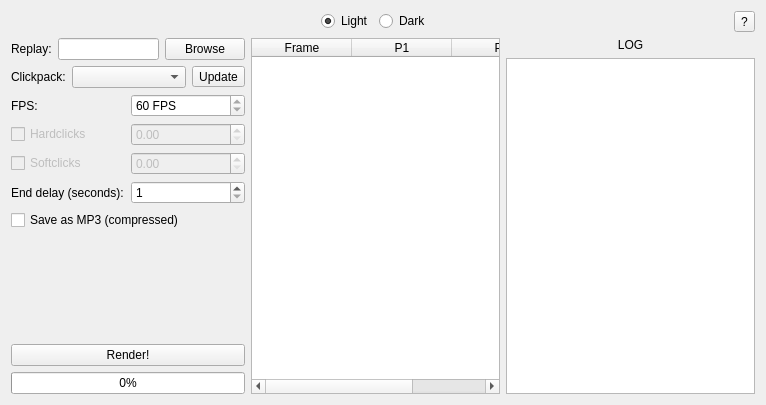
<?xml version="1.0" encoding="UTF-8"?>
<ui version="4.0">
 <class>Form</class>
 <widget class="QWidget" name="Form">
  <property name="geometry">
   <rect>
    <x>0</x>
    <y>0</y>
    <width>766</width>
    <height>405</height>
   </rect>
  </property>
  <property name="windowTitle">
   <string>Toby's Clickbot</string>
  </property>
  <layout class="QVBoxLayout" name="verticalLayout_3">
   <item>
    <layout class="QHBoxLayout" name="theme_layout">
     <item>
      <widget class="QLabel" name="icon">
       <property name="text">
        <string/>
       </property>
      </widget>
     </item>
     <item>
      <spacer name="spacer_1">
       <property name="orientation">
        <enum>Qt::Horizontal</enum>
       </property>
       <property name="sizeHint" stdset="0">
        <size>
         <width>40</width>
         <height>20</height>
        </size>
       </property>
      </spacer>
     </item>
     <item>
      <widget class="QRadioButton" name="light_checkbox">
       <property name="sizePolicy">
        <sizepolicy hsizetype="Maximum" vsizetype="Fixed">
         <horstretch>0</horstretch>
         <verstretch>0</verstretch>
        </sizepolicy>
       </property>
       <property name="text">
        <string>Light</string>
       </property>
       <property name="checked">
        <bool>true</bool>
       </property>
      </widget>
     </item>
     <item>
      <widget class="QRadioButton" name="dark_checkbox">
       <property name="sizePolicy">
        <sizepolicy hsizetype="Maximum" vsizetype="Fixed">
         <horstretch>0</horstretch>
         <verstretch>0</verstretch>
        </sizepolicy>
       </property>
       <property name="text">
        <string>Dark</string>
       </property>
      </widget>
     </item>
     <item>
      <spacer name="spacer_2">
       <property name="orientation">
        <enum>Qt::Horizontal</enum>
       </property>
       <property name="sizeHint" stdset="0">
        <size>
         <width>40</width>
         <height>20</height>
        </size>
       </property>
      </spacer>
     </item>
     <item>
      <widget class="QToolButton" name="about_button">
       <property name="text">
        <string>?</string>
       </property>
      </widget>
     </item>
    </layout>
   </item>
   <item>
    <layout class="QHBoxLayout" name="main_layout">
     <item>
      <layout class="QVBoxLayout" name="settings_layout">
       <item>
        <layout class="QHBoxLayout" name="replay_layout">
         <item>
          <widget class="QLabel" name="replay_label">
           <property name="text">
            <string>Replay:</string>
           </property>
          </widget>
         </item>
         <item>
          <widget class="QLineEdit" name="replay_lineedit">
           <property name="readOnly">
            <bool>true</bool>
           </property>
          </widget>
         </item>
         <item>
          <widget class="QPushButton" name="browse_button">
           <property name="text">
            <string>Browse</string>
           </property>
          </widget>
         </item>
        </layout>
       </item>
       <item>
        <layout class="QHBoxLayout" name="clickpack_layout">
         <item>
          <widget class="QLabel" name="clickpack_label">
           <property name="sizePolicy">
            <sizepolicy hsizetype="Maximum" vsizetype="Preferred">
             <horstretch>0</horstretch>
             <verstretch>0</verstretch>
            </sizepolicy>
           </property>
           <property name="text">
            <string>Clickpack:</string>
           </property>
          </widget>
         </item>
         <item>
          <widget class="QComboBox" name="clickpack_combo"/>
         </item>
         <item>
          <widget class="QToolButton" name="update_button">
           <property name="text">
            <string>Update</string>
           </property>
          </widget>
         </item>
        </layout>
       </item>
       <item>
        <layout class="QHBoxLayout" name="fps_layout">
         <item>
          <widget class="QLabel" name="fps_label">
           <property name="text">
            <string>FPS:</string>
           </property>
          </widget>
         </item>
         <item>
          <widget class="QSpinBox" name="fps_spinbox">
           <property name="readOnly">
            <bool>true</bool>
           </property>
           <property name="suffix">
            <string> FPS</string>
           </property>
           <property name="minimum">
            <number>1</number>
           </property>
           <property name="maximum">
            <number>10000</number>
           </property>
           <property name="value">
            <number>60</number>
           </property>
          </widget>
         </item>
        </layout>
       </item>
       <item>
        <layout class="QHBoxLayout" name="hardclicks_layout">
         <item>
          <widget class="QCheckBox" name="hc_checkbox">
           <property name="enabled">
            <bool>false</bool>
           </property>
           <property name="text">
            <string>Hardclicks</string>
           </property>
          </widget>
         </item>
         <item>
          <widget class="QDoubleSpinBox" name="hc_spinbox">
           <property name="enabled">
            <bool>false</bool>
           </property>
           <property name="maximum">
            <double>10000.000000000000000</double>
           </property>
           <property name="singleStep">
            <double>0.500000000000000</double>
           </property>
          </widget>
         </item>
        </layout>
       </item>
       <item>
        <layout class="QHBoxLayout" name="softclicks_layout">
         <item>
          <widget class="QCheckBox" name="sc_checkbox">
           <property name="enabled">
            <bool>false</bool>
           </property>
           <property name="text">
            <string>Softclicks</string>
           </property>
          </widget>
         </item>
         <item>
          <widget class="QDoubleSpinBox" name="sc_spinbox">
           <property name="enabled">
            <bool>false</bool>
           </property>
           <property name="maximum">
            <double>10000.000000000000000</double>
           </property>
           <property name="singleStep">
            <double>0.500000000000000</double>
           </property>
          </widget>
         </item>
        </layout>
       </item>
       <item>
        <layout class="QHBoxLayout" name="enddelay_layout">
         <item>
          <widget class="QLabel" name="ed_label">
           <property name="text">
            <string>End delay (seconds):</string>
           </property>
          </widget>
         </item>
         <item>
          <widget class="QSpinBox" name="ed_spinbox">
           <property name="minimum">
            <number>1</number>
           </property>
           <property name="maximum">
            <number>10000</number>
           </property>
          </widget>
         </item>
        </layout>
       </item>
       <item>
        <widget class="QCheckBox" name="mp3_checkbox">
         <property name="text">
          <string>Save as MP3 (compressed)</string>
         </property>
        </widget>
       </item>
       <item>
        <spacer name="spacer">
         <property name="orientation">
          <enum>Qt::Vertical</enum>
         </property>
         <property name="sizeType">
          <enum>QSizePolicy::Expanding</enum>
         </property>
         <property name="sizeHint" stdset="0">
          <size>
           <width>20</width>
           <height>40</height>
          </size>
         </property>
        </spacer>
       </item>
       <item>
        <widget class="QPushButton" name="render_button">
         <property name="text">
          <string>Render!</string>
         </property>
        </widget>
       </item>
       <item>
        <widget class="QProgressBar" name="progress_bar">
         <property name="maximum">
          <number>1</number>
         </property>
         <property name="value">
          <number>0</number>
         </property>
        </widget>
       </item>
      </layout>
     </item>
     <item>
      <widget class="QTableWidget" name="replay_table">
       <property name="sizePolicy">
        <sizepolicy hsizetype="Expanding" vsizetype="Expanding">
         <horstretch>0</horstretch>
         <verstretch>0</verstretch>
        </sizepolicy>
       </property>
       <column>
        <property name="text">
         <string>Frame</string>
        </property>
       </column>
       <column>
        <property name="text">
         <string>P1</string>
        </property>
       </column>
       <column>
        <property name="text">
         <string>P2</string>
        </property>
       </column>
      </widget>
     </item>
     <item>
      <layout class="QVBoxLayout" name="log_layout">
       <item>
        <widget class="QLabel" name="log_label">
         <property name="sizePolicy">
          <sizepolicy hsizetype="Preferred" vsizetype="Preferred">
           <horstretch>0</horstretch>
           <verstretch>0</verstretch>
          </sizepolicy>
         </property>
         <property name="text">
          <string>LOG</string>
         </property>
         <property name="alignment">
          <set>Qt::AlignCenter</set>
         </property>
        </widget>
       </item>
       <item>
        <widget class="QTextEdit" name="log">
         <property name="sizePolicy">
          <sizepolicy hsizetype="Expanding" vsizetype="Expanding">
           <horstretch>0</horstretch>
           <verstretch>0</verstretch>
          </sizepolicy>
         </property>
         <property name="readOnly">
          <bool>true</bool>
         </property>
        </widget>
       </item>
      </layout>
     </item>
    </layout>
   </item>
  </layout>
 </widget>
 <resources/>
 <connections/>
</ui>
